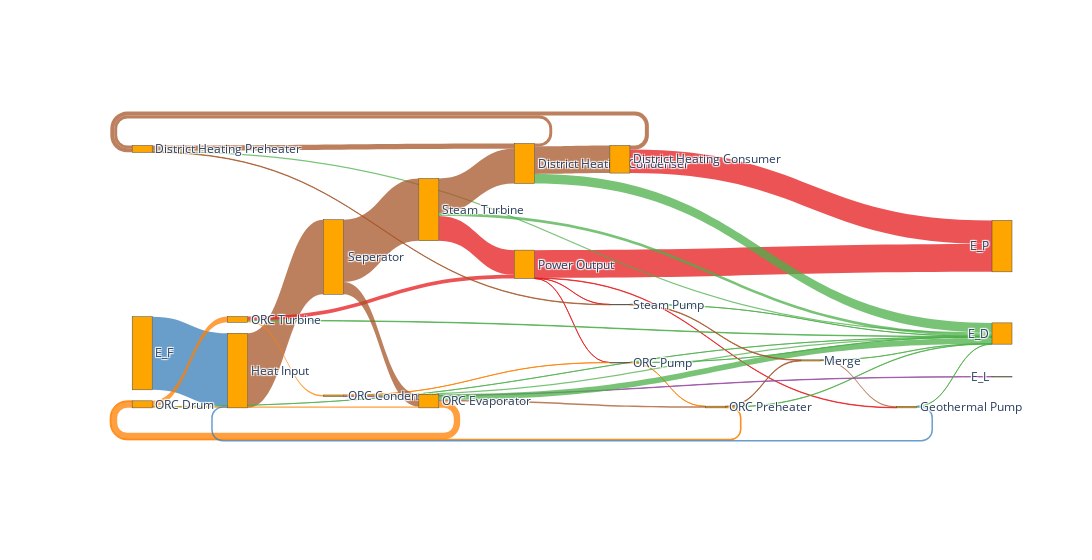
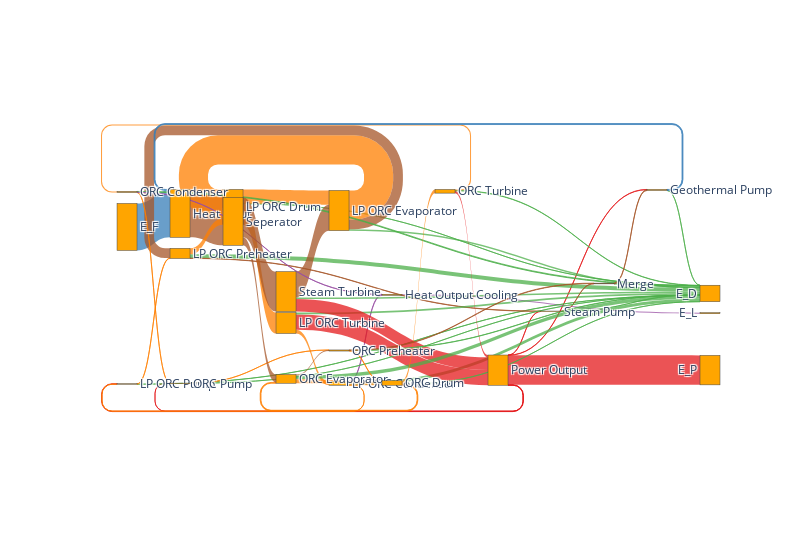

Source (notebook cell) for these figures, in order:
### Markdown cell above
**Second Step**: Compare both processes with a grassmann diagramm

### Code cell
import plotly.graph_objects as go

links, nodes = ean.generate_plotly_sankey_input()

fig = go.Figure(
    go.Sankey(
        arrangement="snap",
        node={"label": nodes, 'pad': 11, 'color': 'orange'},
        link=links
        ),
    layout=go.Layout({'width': 1200})
    )
# plot(fig, filename='chp_grassmann')
fig.show()

links_el, nodes_el = ean_el.generate_plotly_sankey_input()

fig_el = go.Figure(
    go.Sankey(
        arrangement="snap",
        node={"label": nodes_el, 'pad': 11, 'color': 'orange'},
        link=links_el
        ),
    layout=go.Layout({'width': 1200})
    )

fig_el.show()

### Figure 1 — Plotly figure (JSON) as saved in the notebook; plotly's stock layout.template omitted (floating-point values rounded to 4 significant figures)
{"data": [{"arrangement": "snap", "link": {"color": ["rgba(55.0, 126.0, 184.0, 0.75)", "rgba(166.0, 86.0, 40.0, 0.75)", "rgba(228.0, 26.0, 28.0, 0.75)", "rgba(228.0, 26.0, 28.0, 0.75)", "rgba(228.0, 26.0, 28.0, 0.75)", "rgba(228.0, 26.0, 28.0, 0.75)", "rgba(77.0, 175.0, 74.0, 0.75)", "rgba(255.0, 127.0, 0.0, 0.75)", "rgba(255.0, 127.0, 0.0, 0.75)", "rgba(77.0, 175.0, 74.0, 0.75)", "rgba(255.0, 127.0, 0.0, 0.75)", "rgba(77.0, 175.0, 74.0, 0.75)", "rgba(255.0, 127.0, 0.0, 0.75)", "rgba(166.0, 86.0, 40.0, 0.75)", "rgba(77.0, 175.0, 74.0, 0.75)", "rgba(255.0, 127.0, 0.0, 0.75)", "rgba(152.0, 78.0, 163.0, 0.75)", "rgba(77.0, 175.0, 74.0, 0.75)", "rgba(255.0, 127.0, 0.0, 0.75)", "rgba(166.0, 86.0, 40.0, 0.75)", "rgba(228.0, 26.0, 28.0, 0.75)", "rgba(77.0, 175.0, 74.0, 0.75)", "rgba(255.0, 127.0, 0.0, 0.75)", "rgba(77.0, 175.0, 74.0, 0.75)", "rgba(166.0, 86.0, 40.0, 0.75)", "rgba(166.0, 86.0, 40.0, 0.75)", "rgba(77.0, 175.0, 74.0, 0.75)", "rgba(166.0, 86.0, 40.0, 0.75)", "rgba(166.0, 86.0, 40.0, 0.75)", "rgba(228.0, 26.0, 28.0, 0.75)", "rgba(77.0, 175.0, 74.0, 0.75)", "rgba(166.0, 86.0, 40.0, 0.75)", "rgba(77.0, 175.0, 74.0, 0.75)", "rgba(166.0, 86.0, 40.0, 0.75)", "rgba(228.0, 26.0, 28.0, 0.75)", "rgba(166.0, 86.0, 40.0, 0.75)", "rgba(77.0, 175.0, 74.0, 0.75)", "rgba(166.0, 86.0, 40.0, 0.75)", "rgba(77.0, 175.0, 74.0, 0.75)", "rgba(55.0, 126.0, 184.0, 0.75)", "rgba(166.0, 86.0, 40.0, 0.75)", "rgba(166.0, 86.0, 40.0, 0.75)"], "source": [0, 1, 23, 23, 23, 23, 2, 2, 2, 3, 3, 4, 4, 4, 5, 5, 5, 6, 6, 6, 7, 7, 7, 11, 11, 11, 12, 12, 12, 13, 13, 13, 14, 14, 15, 15, 17, 17, 18, 18, 21, 21], "target": [1, 21, 3, 14, 18, 25, 27, 6, 7, 27, 4, 27, 2, 17, 27, 3, 26, 27, 2, 4, 23, 27, 5, 27, 14, 12, 27, 11, 15, 23, 27, 12, 27, 17, 25, 11, 27, 18, 27, 1, 6, 13], "value": [219200000.0, 223600000.0, 161300.0, 283500.0, 1260000.0, 83400000.0, 31680.0, 3862000.0, 17280000.0, 35730.0, 290700.0, 1160000.0, 2042000.0, 1896000.0, 3488000.0, 165100.0, 1153000.0, 17000000.0, 19130000.0, 4807000.0, 11020000.0, 1457000.0, 4806000.0, 3322000.0, 1336000.0, 15960000.0, 28490000.0, 8629000.0, 82770000.0, 74090000.0, 8544000.0, 103900000.0, 59560.0, 1559000.0, 70780000.0, 11990000.0, 6.554, 3455000.0, 264700.0, 4451000.0, 37070000.0, 186600000.0]}, "node": {"color": "orange", "label": ["E_F", "Heat Input", "ORC Drum", "ORC Pump", "ORC Preheater", "ORC Condenser", "ORC Evaporator", "ORC Turbine", "ORC Cycle Closer", "Coolant Sink", "Coolant Source", "District Heating Preheater", "District Heating Condenser", "Steam Turbine", "Steam Pump", "District Heating Consumer", "District Heating Cycle Closer", "Merge", "Geothermal Pump", "Geothermal Sink", "Geothermal Source", "Seperator", "Heat Output District Heating", "Power Output", "Heat Output Cooling", "E_P", "E_L", "E_D"], "pad": 11}, "type": "sankey"}], "layout": {"width": 1200}}

### Figure 2 — Plotly figure (JSON) as saved in the notebook; plotly's stock layout.template omitted (floating-point values rounded to 4 significant figures)
{"data": [{"arrangement": "snap", "link": {"color": ["rgba(55.0, 126.0, 184.0, 0.75)", "rgba(166.0, 86.0, 40.0, 0.75)", "rgba(228.0, 26.0, 28.0, 0.75)", "rgba(228.0, 26.0, 28.0, 0.75)", "rgba(228.0, 26.0, 28.0, 0.75)", "rgba(228.0, 26.0, 28.0, 0.75)", "rgba(228.0, 26.0, 28.0, 0.75)", "rgba(152.0, 78.0, 163.0, 0.75)", "rgba(77.0, 175.0, 74.0, 0.75)", "rgba(255.0, 127.0, 0.0, 0.75)", "rgba(77.0, 175.0, 74.0, 0.75)", "rgba(255.0, 127.0, 0.0, 0.75)", "rgba(166.0, 86.0, 40.0, 0.75)", "rgba(77.0, 175.0, 74.0, 0.75)", "rgba(255.0, 127.0, 0.0, 0.75)", "rgba(152.0, 78.0, 163.0, 0.75)", "rgba(77.0, 175.0, 74.0, 0.75)", "rgba(255.0, 127.0, 0.0, 0.75)", "rgba(255.0, 127.0, 0.0, 0.75)", "rgba(77.0, 175.0, 74.0, 0.75)", "rgba(255.0, 127.0, 0.0, 0.75)", "rgba(166.0, 86.0, 40.0, 0.75)", "rgba(228.0, 26.0, 28.0, 0.75)", "rgba(77.0, 175.0, 74.0, 0.75)", "rgba(255.0, 127.0, 0.0, 0.75)", "rgba(228.0, 26.0, 28.0, 0.75)", "rgba(77.0, 175.0, 74.0, 0.75)", "rgba(166.0, 86.0, 40.0, 0.75)", "rgba(77.0, 175.0, 74.0, 0.75)", "rgba(166.0, 86.0, 40.0, 0.75)", "rgba(77.0, 175.0, 74.0, 0.75)", "rgba(255.0, 127.0, 0.0, 0.75)", "rgba(152.0, 78.0, 163.0, 0.75)", "rgba(77.0, 175.0, 74.0, 0.75)", "rgba(255.0, 127.0, 0.0, 0.75)", "rgba(77.0, 175.0, 74.0, 0.75)", "rgba(255.0, 127.0, 0.0, 0.75)", "rgba(166.0, 86.0, 40.0, 0.75)", "rgba(228.0, 26.0, 28.0, 0.75)", "rgba(77.0, 175.0, 74.0, 0.75)", "rgba(255.0, 127.0, 0.0, 0.75)", "rgba(77.0, 175.0, 74.0, 0.75)", "rgba(255.0, 127.0, 0.0, 0.75)", "rgba(255.0, 127.0, 0.0, 0.75)", "rgba(77.0, 175.0, 74.0, 0.75)", "rgba(255.0, 127.0, 0.0, 0.75)", "rgba(166.0, 86.0, 40.0, 0.75)", "rgba(77.0, 175.0, 74.0, 0.75)", "rgba(55.0, 126.0, 184.0, 0.75)", "rgba(77.0, 175.0, 74.0, 0.75)", "rgba(166.0, 86.0, 40.0, 0.75)", "rgba(166.0, 86.0, 40.0, 0.75)", "rgba(166.0, 86.0, 40.0, 0.75)"], "source": [0, 1, 27, 27, 27, 27, 27, 28, 2, 2, 3, 3, 3, 4, 4, 4, 5, 5, 5, 6, 6, 6, 7, 7, 7, 11, 11, 11, 12, 12, 13, 13, 13, 14, 14, 15, 15, 15, 16, 16, 16, 17, 17, 17, 18, 18, 18, 22, 22, 24, 24, 26, 26], "target": [1, 26, 2, 12, 14, 22, 29, 30, 31, 3, 31, 5, 12, 31, 2, 28, 31, 6, 7, 31, 5, 3, 27, 31, 4, 27, 31, 6, 31, 24, 31, 14, 28, 31, 18, 31, 17, 18, 27, 31, 13, 31, 15, 16, 31, 17, 24, 31, 1, 31, 22, 11, 15], "value": [219200000.0, 223600000.0, 1847000.0, 260500.0, 161300.0, 1260000.0, 137600000.0, 4819000.0, 408800.0, 1919000.0, 17740000.0, 28200000.0, 1353000.0, 13240000.0, 480300.0, 3666000.0, 81360.0, 66690000.0, 97580000.0, 6198000.0, 136200000.0, 45370000.0, 71170000.0, 9029000.0, 17380000.0, 58930000.0, 6594000.0, 121000000.0, 54730.0, 1559000.0, 3488000.0, 165100.0, 1153000.0, 35730.0, 290700.0, 17000000.0, 19130000.0, 4807000.0, 11020000.0, 1457000.0, 4806000.0, 31680.0, 3862000.0, 17280000.0, 1160000.0, 2042000.0, 1896000.0, 264700.0, 4450000.0, 5.534, 3455000.0, 186600000.0, 37070000.0]}, "node": {"color": "orange", "label": ["E_F", "Heat Input", "LP ORC Pump", "LP ORC Preheater", "LP ORC Condenser", "LP ORC Drum", "LP ORC Evaporator", "LP ORC Turbine", "LP ORC Cycle Closer", "LP Coolant Source", "LP Coolant Sink", "Steam Turbine", "Steam Pump", "ORC Condenser", "ORC Pump", "ORC Evaporator", "ORC Turbine", "ORC Drum", "ORC Preheater", "ORC Cycle Closer", "Coolant Source", "Coolant Sink", "Geothermal Pump", "Geothermal Sink", "Merge", "Geothermal Source", "Seperator", "Power Output", "Heat Output Cooling", "E_P", "E_L", "E_D"], "pad": 11}, "type": "sankey"}], "layout": {"width": 800}}
